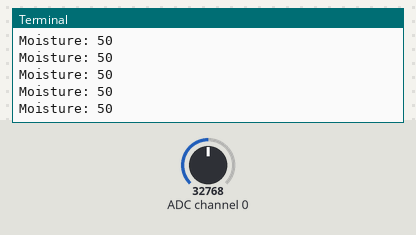
The program below on a simulated Raspberry Pi (BCM pin numbers). On the bench: the last lines printed to the terminal. The inputs (shaded band) are chosen by the test bench; at power-on: ADC channel 0 = 32768 (analog values on the 0–65535 scale).

Above: at 1.2 s.
1.3 s: ADC channel 0 set to 45874
At 1.31 s:
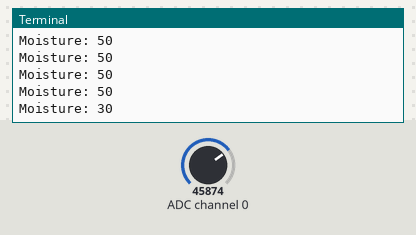
2.8 s: ADC channel 0 set to 57670
At 2.81 s:
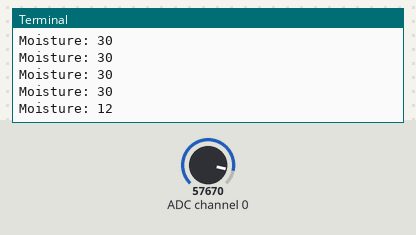
Timing chart, 0 to 5.8 s (numbered marks = the images above; inputs shaded):
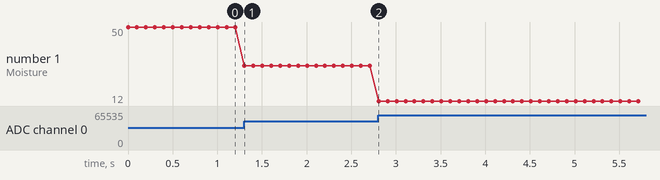

The program:

moisture.py
```python
# Importing modules
import spidev # To communicate with SPI devices
from numpy import interp  # To scale values
from time import sleep  # To add delay


# Start SPI connection
spi = spidev.SpiDev() # Created an object
spi.open(0,0)


# Read MCP3008 data
def analogInput(channel):
  spi.max_speed_hz = 1350000
  adc = spi.xfer2([1,(8+channel)<<4,0])
  data = ((adc[1]&3) << 8) + adc[2]
  return data


while True:
  output = analogInput(0) # Reading from CH0
  output = interp(output, [0, 1023], [100, 0])
  output = int(output)
  print("Moisture:", output)
  sleep(0.1)
```

Measured:
- after the input at 1.3 s, the terminal: prints a new line at once (image 1)
- after the input at 2.8 s, the terminal: prints a new line at once (image 2)
- plotted number 1: 50 → 30 after the input at 1.3 s, 30 → 12 after the input at 2.8 s
